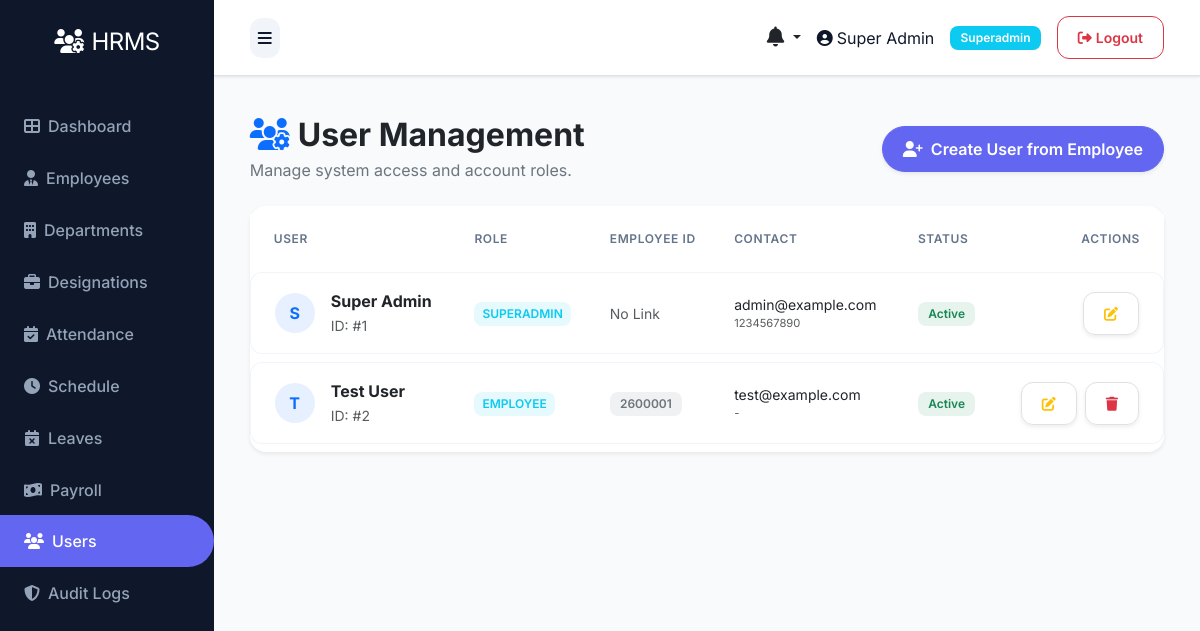
The app's page /user/ (signed in), older data.
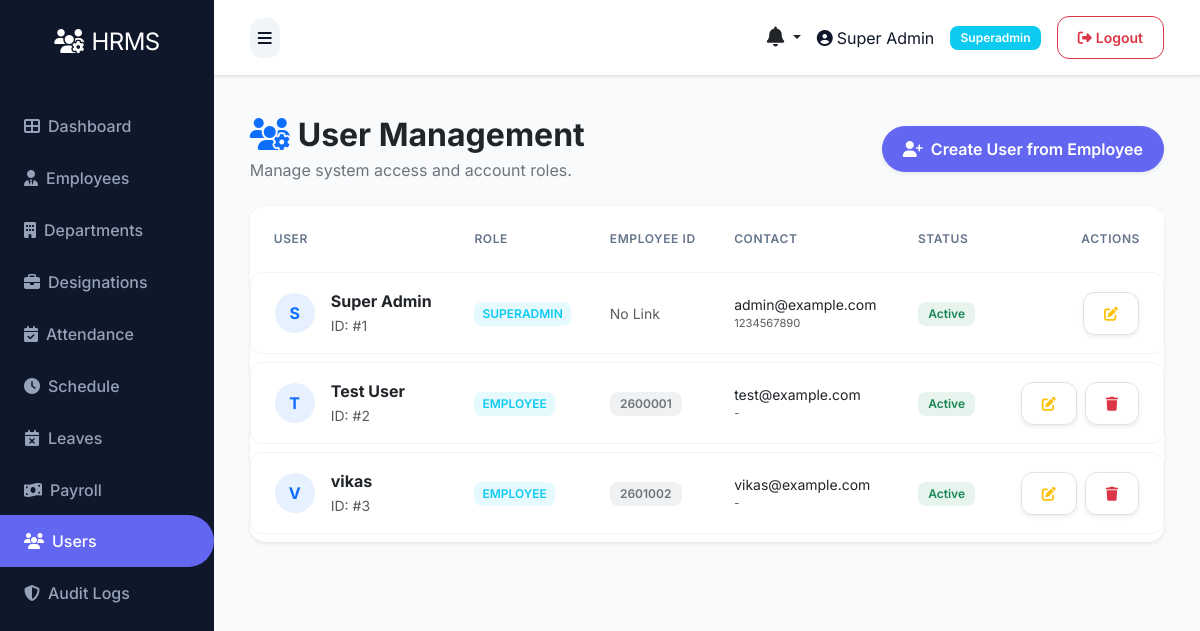
The same page, newer data.
### models.py (models this page shows, shortened)
class User(UserMixin, db.Model):
    __tablename__ = 'users'
    id = db.Column(db.Integer, primary_key=True)
    role_id = db.Column(db.Integer, db.ForeignKey('roles.id'), nullable=False)
    name = db.Column(db.String(100), nullable=False)
    email = db.Column(db.String(100), unique=True, nullable=False)
    phone = db.Column(db.String(20))
    status = db.Column(db.String(20), default='active')
    password = db.Column(db.String(255), nullable=False)
    remember_token = db.Column(db.String(100))
    email_verified_at = db.Column(db.DateTime)
    created_at = db.Column(db.DateTime, default=datetime.utcnow)
    updated_at = db.Column(db.DateTime, default=datetime.utcnow, onupdate=datetime.utcnow)

class Role(db.Model):
    __tablename__ = 'roles'
    id = db.Column(db.Integer, primary_key=True)
    name = db.Column(db.String(50), unique=True, nullable=False)
    description = db.Column(db.Text)
    created_at = db.Column(db.DateTime, default=datetime.utcnow)
    updated_at = db.Column(db.DateTime, default=datetime.utcnow, onupdate=datetime.utcnow)
    users = db.relationship('User', backref='role', lazy=True)

class Employee(db.Model):
    __tablename__ = 'employees'
    id = db.Column(db.Integer, primary_key=True)
    department_id = db.Column(db.Integer, db.ForeignKey('departments.id'))
    designation_id = db.Column(db.Integer, db.ForeignKey('designations.id'))
    schedule_id = db.Column(db.Integer, db.ForeignKey('schedules.id'))
    firstname = db.Column(db.String(100), nullable=False)
    lastname = db.Column(db.String(100), nullable=False)
    unique_id = db.Column(db.String(50), unique=True)
    email = db.Column(db.String(100), unique=True)
    phone = db.Column(db.String(20))
    address = db.Column(db.Text)
    dob = db.Column(db.Date)
    gender = db.Column(db.String(10))
    religion = db.Column(db.String(50))
    marital = db.Column(db.String(20))
    image = db.Column(db.String(255))  # Store image filename
    aadhar_file = db.Column(db.String(255))
    resume_file = db.Column(db.String(255))
    status = db.Column(db.String(20), default='active')
    created_at = db.Column(db.DateTime, default=datetime.utcnow)
    updated_at = db.Column(db.DateTime, default=datetime.utcnow, onupdate=datetime.utcnow)
    attendances = db.relationship('Attendance', backref='employee', lazy=True, cascade='all, delete-orphan')
    checks = db.relationship('Check', backref='employee', lazy=True, cascade='all, delete-orphan')
    salary = db.relationship('Salary', backref='employee', uselist=False, cascade='all, delete-orphan')
    leaves = db.relationship('Leave', backref='employee', lazy=True, cascade='all, delete-orphan')
    late_times = db.relationship('LateTime', backref='employee', lazy=True, cascade='all, delete-orphan')
    over_times = db.relationship('OverTime', backref='employee', lazy=True, cascade='all, delete-orphan')
    payrolls = db.relationship('Payroll', backref='employee', lazy=True, cascade='all, delete-orphan')
    documents = db.relationship('Document', backref='employee', lazy=True, cascade='all, delete-orphan')
    reviews = db.relationship('PerformanceReview', backref='employee', lazy=True, cascade='all, delete-orphan', foreign_keys='PerformanceReview.employee_id')

### routes/user.py (the view)
@bp.route('/')
@login_required
@superadmin_required
def index():
    if not current_user.is_authenticated or current_user.role.name != 'superadmin':
        flash('Access denied', 'danger')
        return redirect(url_for('auth.login'))
    users = User.query.all()
    user_employee_map = {}
    for user in users:
        if user.role.name == 'employee':
            emp = Employee.query.filter_by(email=user.email).first()
            if not emp and '@' in user.email:
                uid = user.email.split('@')[0]
                emp = Employee.query.filter_by(unique_id=uid).first()
            if emp:
                user_employee_map[user.id] = emp
    return render_template('admin/user/index.html', users=users, user_employee_map=user_employee_map)

### app.py (called while the page is built)
@app.context_processor
def inject_now():
    return {'datetime': datetime}

@login_manager.user_loader
def load_user(user_id):
    try:
        return db.session.get(User, int(user_id))
    except Exception as e:
        app.logger.error(f'Error loading user {user_id}: {str(e)}')
        return None

@app.context_processor
def inject_user():
    pending_leaves = 0
    unread_notifications_count = 0
    recent_notifications = []
    try:
        if current_user.is_authenticated:
            if getattr(current_user, 'role', None) and current_user.role.name in ['superadmin', 'hr']:
                from models import Leave
                pending_leaves = Leave.query.filter_by(status='pending').count()
            unread_notifications_count = Notification.query.filter_by(user_id=current_user.id, is_read=False).count()
            recent_notifications = Notification.query.filter_by(user_id=current_user.id).order_by(Notification.created_at.desc()).limit(5).all()
    except Exception:
        pass
    return dict(current_user=current_user, pending_leaves=pending_leaves, unread_notifications_count=unread_notifications_count, recent_notifications=recent_notifications)

### templates/admin/user/index.html (shortened to what the changed rows need)
{% extends "base.html" %}
{% block content %}
<div class="container-fluid animate-fade-in">
    <div class="row mb-4 align-items-center">
        <div class="col-md-6">
            <h2 class="fw-bold text-dark mb-1"><i class="fas fa-users-cog text-primary me-2"></i>User Management</h2>
            <p class="text-secondary mb-0">Manage system access and account roles.</p>
        </div>
        <div class="col-md-6 text-md-end mt-3 mt-md-0">
            {% if current_user.role and current_user.role.name == 'superadmin' %}
            <a href="{{ url_for('user.create_from_employee') }}" class="btn btn-primary rounded-pill shadow-sm">
                <i class="fas fa-user-plus me-2"></i>Create User from Employee
            </a>
            {% endif %}
        </div>
    </div>
    <div class="card border-0 shadow-sm">
        <div class="card-body p-0">
            <div class="table-responsive">
                <table class="table table-hover align-middle mb-0">
                    <thead class="bg-light">
                        <tr>
                            <th class="ps-4">User</th>
                            <th>Role</th>
                            <th>Employee ID</th>
                            <th>Contact</th>
                            <th>Status</th>
                            <th class="text-end pe-4">Actions</th>
                        </tr>
                    </thead>
                    <tbody>
                        {% if users %}
                            {% for user in users %}
                            <tr>
                                <td class="ps-4">
                                    <div class="d-flex align-items-center">
                                        <div class="rounded-circle bg-primary bg-opacity-10 text-primary d-flex align-items-center justify-content-center fw-bold me-3" style="width: 40px; height: 40px;">
                                            {{ user.name[0]|upper if user.name else 'U' }}
                                        </div>
                                        <div>
                                            <div class="fw-bold text-dark">{{ user.name }}</div>
                                            <small class="text-muted">ID: #{{ user.id }}</small>
                                        </div>
                                    </div>
                                </td>
                                <td>
                                    <span class="badge bg-info bg-opacity-10 text-info text-uppercase px-2">
                                        {{ user.role.name if user.role else 'User' }}
                                    </span>
                                </td>
                                <td>
                                    {% if user_employee_map.get(user.id) %}
                                        <span class="badge bg-secondary bg-opacity-10 text-secondary">
                                            {{ user_employee_map[user.id].unique_id }}
                                        </span>
                                    {% else %}
                                        <span class="text-muted small">No Link</span>
                                    {% endif %}
                                </td>
                                <td>
                                    <div class="small text-dark">{{ user.email }}</div>
                                    <div class="x-small text-muted">{{ user.phone or '-' }}</div>
                                </td>
                                <td>
                                    {% if user.status == 'active' %}
                                        <span class="badge bg-success bg-opacity-10 text-success">Active</span>
                                    {% else %}
                                        <span class="badge bg-danger bg-opacity-10 text-danger">Inactive</span>
                                    {% endif %}
                                </td>
                                <td class="text-end pe-4">
                                    <div class="d-flex gap-2 justify-content-end">
                                        {% if current_user.role and current_user.role.name == 'superadmin' %}
                                        <a href="{{ url_for('user.edit', id=user.id) }}" class="btn btn-sm btn-white border shadow-sm" title="Edit">
                                            <i class="fas fa-edit text-warning"></i>
                                        </a>
                                        {% if current_user.id != user.id and (not user.role or user.role.name != 'superadmin') %}
                                        <form method="POST" action="{{ url_for('user.delete', id=user.id) }}" class="d-inline" onsubmit="return confirm('Delete this user? This cannot be undone.');">
                                            <button type="submit" class="btn btn-sm btn-white border shadow-sm" title="Delete">
                                                <i class="fas fa-trash text-danger"></i>
                                            </button>
                                        </form>
                                        {% endif %}
                                        {% else %}
                                        <span class="text-muted">-</span>
                                        {% endif %}
                                    </div>
                                </td>
                            </tr>
                            {% endfor %}
                        {% endif %}
                    </tbody>
                </table>
            </div>
        </div>
    </div>
</div>
{% endblock %}

### templates/base.html (shortened to what the changed rows need)
<!DOCTYPE html>
<html lang="en">
<head>
    <link href="https://cdn.jsdelivr.net/npm/bootstrap@5.3.0/dist/css/bootstrap.min.css" rel="stylesheet">
    <link rel="stylesheet" href="https://cdnjs.cloudflare.com/ajax/libs/font-awesome/6.4.0/css/all.min.css">
    <link rel="stylesheet" href="{{ url_for('static', filename='css/style.css') }}">
</head>
<body>
    {% if current_user.is_authenticated %}
    {% set role_name = (current_user.role.name if current_user.role and current_user.role.name else 'employee') %}
    {% set dashboard_map = {
        'superadmin': 'admin.superadmin_dashboard',
        'admin': 'admin.admin_dashboard',
        'hr': 'admin.hr_dashboard',
        'payroll': 'admin.payroll_dashboard',
        'moderator': 'admin.moderator_dashboard',
        'employee': 'user.dashboard'
    } %}
    {% set dashboard_endpoint = dashboard_map.get(role_name, 'user.dashboard') %}
    <div class="d-flex" id="wrapper">
        <div id="sidebar-wrapper">
            <div class="sidebar-heading text-center">
                <i class="fas fa-users-cog me-2"></i>HRMS
            </div>
            <div class="list-group list-group-flush mt-3">
                <a href="{{ url_for(dashboard_endpoint) }}" class="list-group-item list-group-item-action {{ 'active' if request.endpoint == dashboard_endpoint else '' }}">
                    <i class="fas fa-th-large me-2"></i>Dashboard
                </a>
                {% if role_name in ['superadmin', 'hr'] %}
                <a href="{{ url_for('employee.index') }}" class="list-group-item list-group-item-action {{ 'active' if request.endpoint == 'employee.index' else '' }}">
                    <i class="fas fa-user-tie me-2"></i>Employees
                </a>
                <a href="{{ url_for('department.index') }}" class="list-group-item list-group-item-action {{ 'active' if request.endpoint == 'department.index' else '' }}">
                    <i class="fas fa-building me-2"></i>Departments
                </a>
                <a href="{{ url_for('designation.index') }}" class="list-group-item list-group-item-action {{ 'active' if request.endpoint == 'designation.index' else '' }}">
                    <i class="fas fa-briefcase me-2"></i>Designations
                </a>
                {% endif %}
                {% if role_name in ['superadmin', 'hr'] %}
                <a href="{{ url_for('attendance.index') }}" class="list-group-item list-group-item-action {{ 'active' if request.endpoint == 'attendance.index' else '' }}">
                    <i class="fas fa-calendar-check me-2"></i>Attendance
                </a>
                <a href="{{ url_for('schedule.index') }}" class="list-group-item list-group-item-action {{ 'active' if request.endpoint == 'schedule.index' else '' }}">
                    <i class="fas fa-clock me-2"></i>Schedule
                </a>
                {% endif %}
                {% if role_name in ['superadmin', 'hr'] %}
                <a href="{{ url_for('leave.index') }}" class="list-group-item list-group-item-action {{ 'active' if request.endpoint == 'leave.index' else '' }}">
                    <i class="fas fa-calendar-times me-2"></i>Leaves
                </a>
                {% endif %}
                {% if role_name in ['superadmin', 'hr'] %}
                <a href="{{ url_for('payroll.index') }}" class="list-group-item list-group-item-action {{ 'active' if request.endpoint == 'payroll.index' else '' }}">
                    <i class="fas fa-money-bill-wave me-2"></i>Payroll
                </a>
                {% endif %}
                {% if role_name == 'superadmin' %}
                <a href="{{ url_for('user.index') }}" class="list-group-item list-group-item-action {{ 'active' if request.endpoint == 'user.index' else '' }}">
                    <i class="fas fa-users me-2"></i>Users
                </a>
                <a href="{{ url_for('admin.audit_logs') }}" class="list-group-item list-group-item-action {{ 'active' if request.endpoint == 'admin.audit_logs' else '' }}">
                    <i class="fas fa-shield-alt me-2"></i>Audit Logs
                </a>
                {% endif %}
            </div>
        </div>
        <div id="page-content-wrapper" class="w-100">
            <nav class="navbar navbar-expand-lg navbar-light bg-light border-bottom">
                <div class="container-fluid">
                    <button class="btn btn-primary" id="menu-toggle">
                        <i class="fas fa-bars"></i>
                    </button>
                    <div class="ms-auto d-flex align-items-center">
                        <div class="dropdown me-3">
                            <a class="nav-link dropdown-toggle position-relative text-dark" href="#" id="notificationsDropdown" role="button" data-bs-toggle="dropdown" aria-expanded="false">
                                <i class="fas fa-bell fs-5"></i>
                            </a>
                        </div>
                        <span class="me-3">
                            <i class="fas fa-user-circle me-1"></i>{{ current_user.name }}
                        </span>
                        <span class="badge bg-info me-3">{{ role_name|title }}</span>
                        <a href="{{ url_for('auth.logout') }}" class="btn btn-outline-danger btn-sm">
                            <i class="fas fa-sign-out-alt me-1"></i>Logout
                        </a>
                    </div>
                </div>
            </nav>
            <div class="container-fluid p-4">
                {% block content %}{% endblock %}
            </div>
        </div>
    </div>
    {% endif %}
</body>
</html>

Row changes from the older to the newer data that the page shows:
added User: name "V", name "vikas", id "3", role "EMPLOYEE", email "vikas@example.com", phone "-", status "Active"
now on this page (row edited): Employee: unique "2601002"
